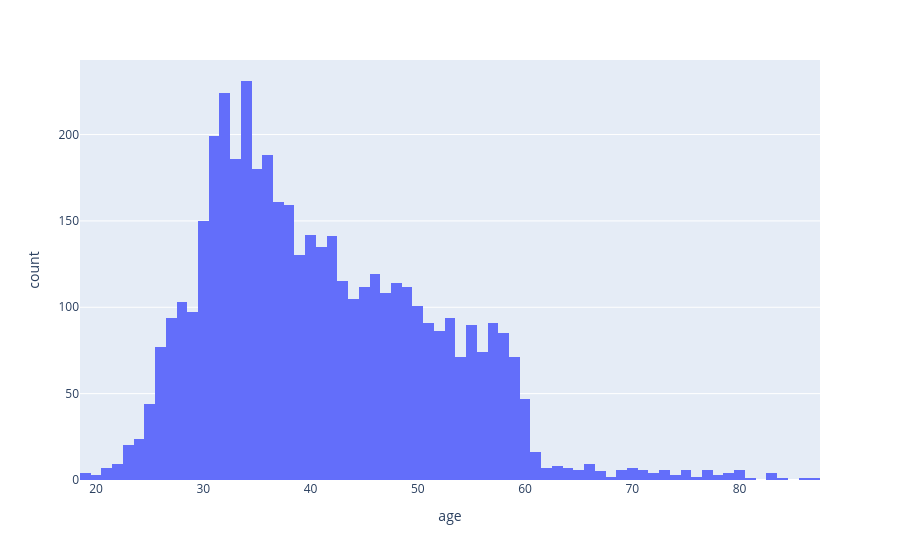

Notebook cell for this chart:
### Markdown cell above
# Base of Histogram plotting
**Default** — bin count, blue bars, "count" y-label, grey background, column name as axis label, hover tooltip

**Not default** — title, subtitle, units, reference line, source note, bargap, bar borders, white background

### Code cell
px.histogram(df, x="age",)

### Figure 1 — Plotly figure (JSON) as saved in the notebook; plotly's stock layout.template omitted (floating-point values rounded to 4 significant figures; data arrays with more than 128 entries replaced by an {"elided": "..."} marker saying what was removed)
{"data": [{"bingroup": "x", "hovertemplate": "age=%{x}<br>count=%{y}<extra></extra>", "legendgroup": "", "marker": {"color": "#636efa", "pattern": {"shape": ""}}, "name": "", "orientation": "v", "showlegend": false, "type": "histogram", "x": {"elided": "4521 int values"}, "xaxis": "x", "yaxis": "y"}], "layout": {"autosize": true, "barmode": "relative", "legend": {"tracegroupgap": 0}, "margin": {"t": 60}, "xaxis": {"anchor": "y", "autorange": true, "domain": [0, 1], "range": [18.5, 87.5], "title": {"text": "age"}, "type": "linear"}, "yaxis": {"anchor": "x", "autorange": true, "domain": [0, 1], "range": [0, 243.2], "title": {"text": "count"}}}}
